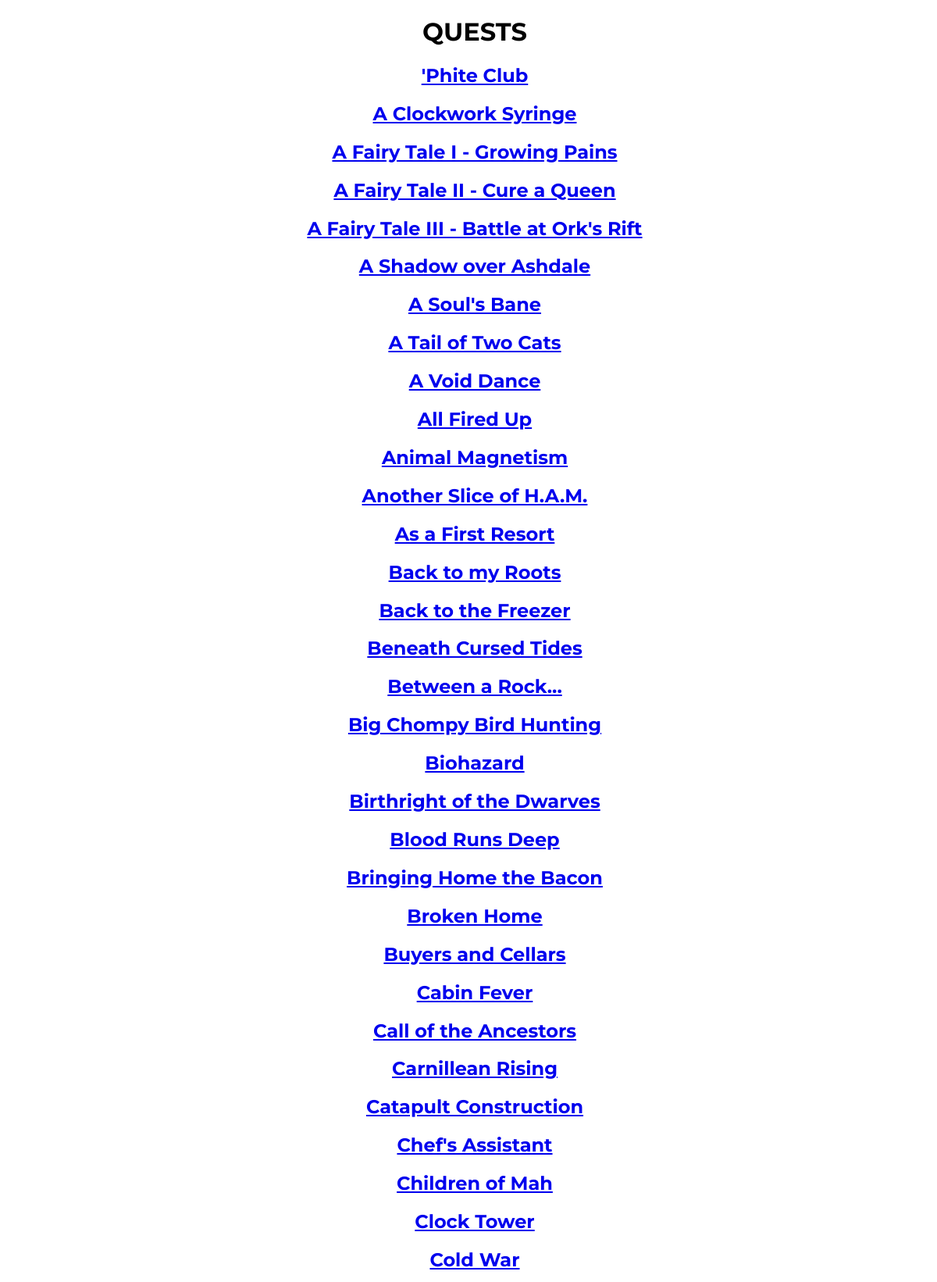
/list_all_quests (upper part), run on the app's committed database.
### tables this page shows
CREATE TABLE quest_details (
                    name TEXT PRIMARY KEY,
                    is_free BOOLEAN NOT NULL,
                    age INTEGER NOT NULL,
                    difficulty TEXT NOT NULL,
                    length TEXT NOT NULL,
                    quest_points INTEGER NOT NULL
                );

### main.py (the view)
@app.route('/list_all_quests', methods=['GET'])
def list_all_quests():
    quest_list = [x[0] for x in db.get_all_quest_names()]
    return render_template('list_all_quests.html', quest_list=quest_list)

### database.py (called while the page is built)
def get_all_quest_names():
    conn = sqlite3.connect(MY_DATABASE)
    cur = conn.cursor()
    cur.execute("SELECT name FROM quest_details")
    results = cur.fetchall()
    cur.close()
    conn.close()
    if results is None:
        return []
    return results

### templates/list_all_quests.html
<!doctype html>
<html>
<head>
  	<link rel="stylesheet" href="https://use.fontawesome.com/releases/v5.0.1/css/all.css">
	<link href="{{url_for('static', filename='style.css')}}" rel = "stylesheet" type="text/css" />
</head>
<body>
	<h1> QUESTS </h1>
	{% for quest in quest_list %}
		<h2>
			<a href="{{url_for('view_quest', quest_name=quest)}}">
			{{ quest }}
			</a>
		</h2>
	{% endfor %}
</body>
</html>

### static/style.css (style rules this page uses)
* { box-sizing: border-box; }
body { font-family: 'Oxygen', 'sans-serif'; width: 100%; }
h1, h2 { font-family: 'Montserrat', 'sans-serif'; text-align:center; }

### data on the page
quest_details: name "'Phite Club"
quest_details: name "A Clockwork Syringe"
quest_details: name "A Fairy Tale I - Growing Pains"
quest_details: name "A Fairy Tale II - Cure a Queen"
quest_details: name "A Fairy Tale III - Battle at Ork's Rift"
quest_details: name "A Shadow over Ashdale"
quest_details: name "A Soul's Bane"
quest_details: name "A Tail of Two Cats"
quest_details: name "A Void Dance"
quest_details: name "All Fired Up"
quest_details: name "Animal Magnetism"
quest_details: name "Another Slice of H.A.M."
quest_details: name "As a First Resort"
quest_details: name "Back to my Roots"
quest_details: name "Back to the Freezer"
quest_details: name "Beneath Cursed Tides"
quest_details: name "Between a Rock..."
quest_details: name "Big Chompy Bird Hunting"
quest_details: name "Biohazard"
quest_details: name "Birthright of the Dwarves"
quest_details: name "Blood Runs Deep"
quest_details: name "Bringing Home the Bacon"
quest_details: name "Broken Home"
quest_details: name "Buyers and Cellars"
quest_details: name "Cabin Fever"
quest_details: name "Call of the Ancestors"
quest_details: name "Carnillean Rising"
quest_details: name "Catapult Construction"
quest_details: name "Chef's Assistant"
quest_details: name "Children of Mah"
quest_details: name "Clock Tower"
quest_details: name "Cold War"
